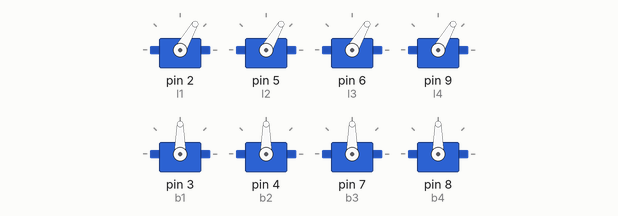
A sketch run on a simulated Arduino Uno, built with avr-gcc and run on an emulated ATmega328P. Parts: 8 × servo.

Above: at 0.3 s.
Timing chart, 0 to 1.8 s (numbered marks = the images above):
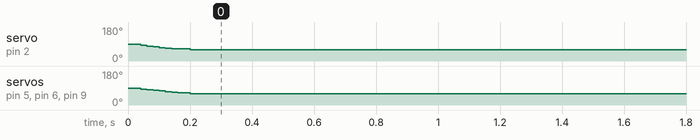

The sketch:

trot_gait_walk_and_turn.ino
```cpp
#include<VarSpeedServo.h>

VarSpeedServo l1;
VarSpeedServo l2;
VarSpeedServo l3;
VarSpeedServo l4;

VarSpeedServo b1;
VarSpeedServo b2;
VarSpeedServo b3;
VarSpeedServo b4;

void setup()
{
  l1.attach(2);
  l2.attach(5);
  l3.attach(6);
  l4.attach(9);
  b1.attach(3);
  b2.attach(4);
  b3.attach(7);
  b4.attach(8);

  stand();
}

void  loop()
{
 for(int count=4;count<4;count++)
 {
  walk();
 }
  for(int count=2;count<2;count++)
 {
  left_turn();
 }
  for(int count=4;count<4;count++)
 {
  walk();
 }
  for(int count=2;count<2;count++)
 {
  right_turn();
 }
}

void stand()
{
  b1.write(90,100);
  b2.write(90,100);
  b3.write(90,100);
  b4.write(90,100);

  l1.write(60,100);
  l2.write(60,100);
  l3.write(60,100);
  l4.write(60,100);
}

void walk()
{
  l1.write(90,100);
  l3.write(90,100);
  delay (250);

  b1.write(140,100);
  b3.write(40,100);
  delay (250);

  l1.write(60,100);
  l1.write(60,100);
  delay (250);

  b1.write(90,100);
  b3.write(90,100);
  l2.write(90,100);
  l4.write(90,100);
  delay (250);

  b2.write(140,100);
  b4.write(40,100);
  delay (250);

  l2.write(60,100);
  l4.write(60,100);
  delay (250);

  b2.write(90,100);
  b4.write(90,100);
}

void left_turn()
{
  l1.write(90,100);
  l3.write(90,100);
  delay (250);

  b1.write(40,100);
  b3.write(40,100);
  delay (250);

  l1.write(60,100);
  l1.write(60,100);
  delay (250);

  b1.write(90,100);
  b3.write(90,100);
  l2.write(90,100);
  l4.write(90,100);
  delay (250);

  b2.write(40,100);
  b4.write(40,100);
  delay (250);

  l2.write(60,100);
  l4.write(60,100);
  delay (250);

  b2.write(90,100);
  b4.write(90,100);
}

void right_turn()
{
  l1.write(90,100);
  l3.write(90,100);
  delay (250);

  b1.write(140,100);
  b3.write(140,100);
  delay (250);

  l1.write(60,100);
  l1.write(60,100);
  delay (250);

  b1.write(90,100);
  b3.write(90,100);
  l2.write(90,100);
  l4.write(90,100);
  delay (250);

  b2.write(140,100);
  b4.write(140,100);
  delay (250);

  l2.write(60,100);
  l4.write(60,100);
  delay (250);

  b2.write(90,100);
  b4.write(90,100);
}
```

Measured:
- by itself, servo on pin 2 (l1), servo on pin 5 (l2), servo on pin 6 (l3), servo on pin 9 (l4): 90° → 60° at 0.04 s
